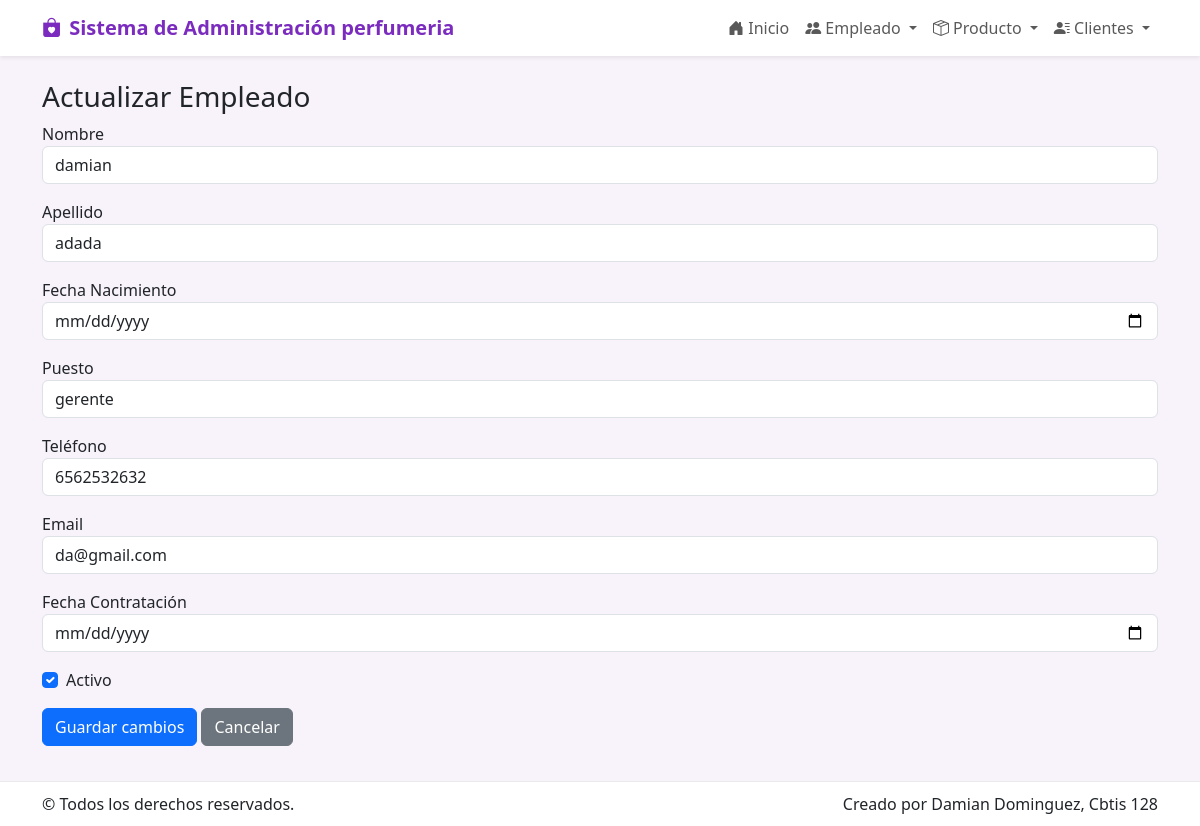
The app's page /empleado/actualizar/3/ with its own data.
### app_perfumeria/models.py (models this page shows, shortened)
class Empleado(models.Model):
    nombre = models.CharField(max_length=100)
    apellido = models.CharField(max_length=100)
    fecha_nacimiento = models.DateField(blank=True, null=True)
    puesto = models.CharField(max_length=100, blank=True, null=True)
    telefono = models.CharField(max_length=20, blank=True, null=True)
    email = models.EmailField(blank=True, null=True)
    fecha_contratacion = models.DateField(blank=True, null=True)
    activo = models.BooleanField(default=True)

### app_perfumeria/views.py (the view)
# urls.py: path('empleado/actualizar/<int:empleado_id>/', views.actualizar_empleado, name='actualizar_empleado'),
def actualizar_empleado(request, empleado_id):
    empleado = get_object_or_404(Empleado, id=empleado_id)
    return render(request, 'empleado/actualizar_empelado.html', {'empleado': empleado})

### app_perfumeria/templates/empleado/actualizar_empelado.html (shortened to what this page needs)
{% extends 'base.html' %}
{% block content %}
<h3>Actualizar Empleado</h3>
<form method="post" action="{% url 'realizar_actualizacion_empleado' empleado.id %}">
  <div class="mb-3"><label>Nombre</label><input class="form-control" name="nombre" value="{{ empleado.nombre }}"></div>
  <div class="mb-3"><label>Apellido</label><input class="form-control" name="apellido" value="{{ empleado.apellido }}"></div>
  <div class="mb-3"><label>Fecha Nacimiento</label><input type="date" class="form-control" name="fecha_nacimiento" value="{{ empleado.fecha_nacimiento }}"></div>
  <div class="mb-3"><label>Puesto</label><input class="form-control" name="puesto" value="{{ empleado.puesto }}"></div>
  <div class="mb-3"><label>Teléfono</label><input class="form-control" name="telefono" value="{{ empleado.telefono }}"></div>
  <div class="mb-3"><label>Email</label><input class="form-control" name="email" value="{{ empleado.email }}"></div>
  <div class="mb-3"><label>Fecha Contratación</label><input type="date" class="form-control" name="fecha_contratacion" value="{{ empleado.fecha_contratacion }}"></div>
  <div class="form-check mb-3"><input type="checkbox" class="form-check-input" id="activo" name="activo" {% if empleado.activo %}checked{% endif %}><label class="form-check-label" for="activo">Activo</label></div>
  <button class="btn btn-primary">Guardar cambios</button>
  <a class="btn btn-secondary" href="{% url 'ver_empleado' %}">Cancelar</a>
</form>
{% endblock %}

### app_perfumeria/templates/base.html (style rules this page uses)
:root { --morado: #7b2cbf; --rosa: #ff6bcb; --suave: #f8f2fb; }
body { background: var(--suave); }

### records on screen
Empleado: nombre "damian", apellido "adada", puesto "gerente", telefono "6562532632", email "da@gmail.com", activo "☑"
